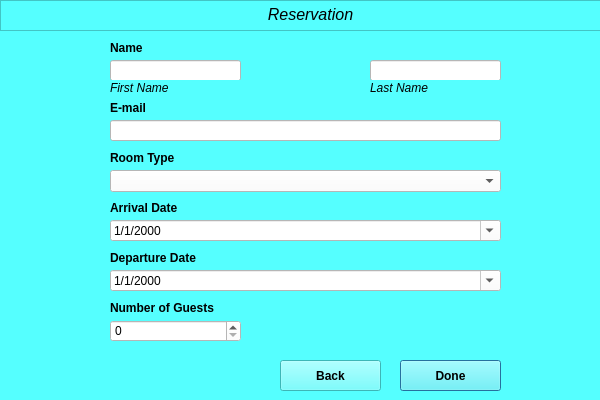
<?xml version="1.0" encoding="UTF-8"?>
<ui version="4.0">
 <class>ReservationClass</class>
 <widget class="QDialog" name="ReservationClass">
  <property name="geometry">
   <rect>
    <x>0</x>
    <y>0</y>
    <width>600</width>
    <height>400</height>
   </rect>
  </property>
  <property name="font">
   <font>
    <strikeout>false</strikeout>
   </font>
  </property>
  <property name="windowTitle">
   <string>Reservation</string>
  </property>
  <property name="styleSheet">
   <string notr="true">background-color: rgb(85, 255, 255);</string>
  </property>
  <widget class="QTextBrowser" name="textBrowser">
   <property name="geometry">
    <rect>
     <x>0</x>
     <y>0</y>
     <width>601</width>
     <height>31</height>
    </rect>
   </property>
   <property name="html">
    <string>&lt;!DOCTYPE HTML PUBLIC &quot;-//W3C//DTD HTML 4.0//EN&quot; &quot;http://www.w3.org/TR/REC-html40/strict.dtd&quot;&gt;
&lt;html&gt;&lt;head&gt;&lt;meta name=&quot;qrichtext&quot; content=&quot;1&quot; /&gt;&lt;meta charset=&quot;utf-8&quot; /&gt;&lt;style type=&quot;text/css&quot;&gt;
p, li { white-space: pre-wrap; }
hr { height: 1px; border-width: 0; }
li.unchecked::marker { content: &quot;\2610&quot;; }
li.checked::marker { content: &quot;\2612&quot;; }
&lt;/style&gt;&lt;/head&gt;&lt;body style=&quot; font-family:'Segoe UI'; font-size:9pt; font-weight:400; font-style:normal;&quot;&gt;
&lt;p align=&quot;center&quot; style=&quot; margin-top:0px; margin-bottom:0px; margin-left:0px; margin-right:0px; -qt-block-indent:0; text-indent:0px;&quot;&gt;      &lt;span style=&quot; font-family:'georgia','garamond','serif'; font-size:16px; font-style:italic;&quot;&gt;Reservation&lt;/span&gt;&lt;/p&gt;&lt;/body&gt;&lt;/html&gt;</string>
   </property>
  </widget>
  <widget class="QLabel" name="label">
   <property name="geometry">
    <rect>
     <x>110</x>
     <y>40</y>
     <width>49</width>
     <height>16</height>
    </rect>
   </property>
   <property name="font">
    <font>
     <bold>true</bold>
     <strikeout>false</strikeout>
    </font>
   </property>
   <property name="text">
    <string>Name</string>
   </property>
  </widget>
  <widget class="QLineEdit" name="lineEdit1">
   <property name="geometry">
    <rect>
     <x>110</x>
     <y>60</y>
     <width>131</width>
     <height>21</height>
    </rect>
   </property>
   <property name="styleSheet">
    <string notr="true">background-color: rgb(255, 255, 255);</string>
   </property>
  </widget>
  <widget class="QLabel" name="label_2">
   <property name="geometry">
    <rect>
     <x>110</x>
     <y>80</y>
     <width>131</width>
     <height>16</height>
    </rect>
   </property>
   <property name="font">
    <font>
     <italic>true</italic>
     <strikeout>false</strikeout>
    </font>
   </property>
   <property name="text">
    <string>First Name</string>
   </property>
  </widget>
  <widget class="QLabel" name="label_3">
   <property name="geometry">
    <rect>
     <x>370</x>
     <y>80</y>
     <width>131</width>
     <height>16</height>
    </rect>
   </property>
   <property name="font">
    <font>
     <italic>true</italic>
     <strikeout>false</strikeout>
    </font>
   </property>
   <property name="text">
    <string/>
   </property>
  </widget>
  <widget class="QLineEdit" name="lineEdit2">
   <property name="geometry">
    <rect>
     <x>370</x>
     <y>60</y>
     <width>131</width>
     <height>21</height>
    </rect>
   </property>
   <property name="styleSheet">
    <string notr="true">background-color: rgb(255, 255, 255);</string>
   </property>
  </widget>
  <widget class="QLabel" name="label_4">
   <property name="geometry">
    <rect>
     <x>370</x>
     <y>80</y>
     <width>131</width>
     <height>16</height>
    </rect>
   </property>
   <property name="font">
    <font>
     <italic>true</italic>
     <strikeout>false</strikeout>
    </font>
   </property>
   <property name="text">
    <string>Last Name</string>
   </property>
  </widget>
  <widget class="QLineEdit" name="lineEdit3">
   <property name="geometry">
    <rect>
     <x>110</x>
     <y>120</y>
     <width>391</width>
     <height>21</height>
    </rect>
   </property>
   <property name="styleSheet">
    <string notr="true">background-color: rgb(255, 255, 255);</string>
   </property>
  </widget>
  <widget class="QLabel" name="label_5">
   <property name="geometry">
    <rect>
     <x>110</x>
     <y>100</y>
     <width>49</width>
     <height>16</height>
    </rect>
   </property>
   <property name="font">
    <font>
     <bold>true</bold>
     <strikeout>false</strikeout>
    </font>
   </property>
   <property name="text">
    <string>E-mail</string>
   </property>
  </widget>
  <widget class="QLabel" name="label_6">
   <property name="geometry">
    <rect>
     <x>110</x>
     <y>150</y>
     <width>71</width>
     <height>16</height>
    </rect>
   </property>
   <property name="font">
    <font>
     <bold>true</bold>
     <strikeout>false</strikeout>
    </font>
   </property>
   <property name="text">
    <string>Room Type</string>
   </property>
  </widget>
  <widget class="QComboBox" name="comboBox1">
   <property name="geometry">
    <rect>
     <x>110</x>
     <y>170</y>
     <width>391</width>
     <height>22</height>
    </rect>
   </property>
   <property name="styleSheet">
    <string notr="true">background-color: rgb(255, 255, 255);</string>
   </property>
  </widget>
  <widget class="QLabel" name="label_7">
   <property name="geometry">
    <rect>
     <x>110</x>
     <y>200</y>
     <width>71</width>
     <height>16</height>
    </rect>
   </property>
   <property name="font">
    <font>
     <bold>true</bold>
     <strikeout>false</strikeout>
    </font>
   </property>
   <property name="text">
    <string>Arrival Date </string>
   </property>
  </widget>
  <widget class="QDateEdit" name="dateEdit1">
   <property name="geometry">
    <rect>
     <x>110</x>
     <y>220</y>
     <width>391</width>
     <height>21</height>
    </rect>
   </property>
   <property name="styleSheet">
    <string notr="true">background-color: rgb(255, 255, 255);</string>
   </property>
   <property name="displayFormat">
    <string>M/d/yyyy</string>
   </property>
   <property name="calendarPopup">
    <bool>true</bool>
   </property>
  </widget>
  <widget class="QLabel" name="label_8">
   <property name="geometry">
    <rect>
     <x>110</x>
     <y>250</y>
     <width>111</width>
     <height>16</height>
    </rect>
   </property>
   <property name="font">
    <font>
     <bold>true</bold>
     <strikeout>false</strikeout>
    </font>
   </property>
   <property name="text">
    <string>Departure Date</string>
   </property>
  </widget>
  <widget class="QDateEdit" name="dateEdit2">
   <property name="geometry">
    <rect>
     <x>110</x>
     <y>270</y>
     <width>391</width>
     <height>21</height>
    </rect>
   </property>
   <property name="styleSheet">
    <string notr="true">background-color: rgb(255, 255, 255);</string>
   </property>
   <property name="displayFormat">
    <string>M/d/yyyy</string>
   </property>
   <property name="calendarPopup">
    <bool>true</bool>
   </property>
  </widget>
  <widget class="QLabel" name="label_9">
   <property name="geometry">
    <rect>
     <x>110</x>
     <y>300</y>
     <width>111</width>
     <height>16</height>
    </rect>
   </property>
   <property name="font">
    <font>
     <bold>true</bold>
     <strikeout>false</strikeout>
    </font>
   </property>
   <property name="text">
    <string>Number of Guests</string>
   </property>
  </widget>
  <widget class="QSpinBox" name="spinBox1">
   <property name="geometry">
    <rect>
     <x>110</x>
     <y>320</y>
     <width>131</width>
     <height>22</height>
    </rect>
   </property>
   <property name="styleSheet">
    <string notr="true">background-color: rgb(255, 255, 255);</string>
   </property>
  </widget>
  <widget class="QPushButton" name="pushButton1">
   <property name="geometry">
    <rect>
     <x>400</x>
     <y>360</y>
     <width>101</width>
     <height>31</height>
    </rect>
   </property>
   <property name="font">
    <font>
     <bold>true</bold>
     <strikeout>false</strikeout>
    </font>
   </property>
   <property name="styleSheet">
    <string notr="true"/>
   </property>
   <property name="text">
    <string>Done</string>
   </property>
  </widget>
  <widget class="QPushButton" name="pushButton2">
   <property name="geometry">
    <rect>
     <x>280</x>
     <y>360</y>
     <width>101</width>
     <height>31</height>
    </rect>
   </property>
   <property name="font">
    <font>
     <bold>true</bold>
     <strikeout>false</strikeout>
    </font>
   </property>
   <property name="text">
    <string>Back</string>
   </property>
  </widget>
 </widget>
 <layoutdefault spacing="6" margin="11"/>
 <resources/>
 <connections/>
</ui>
